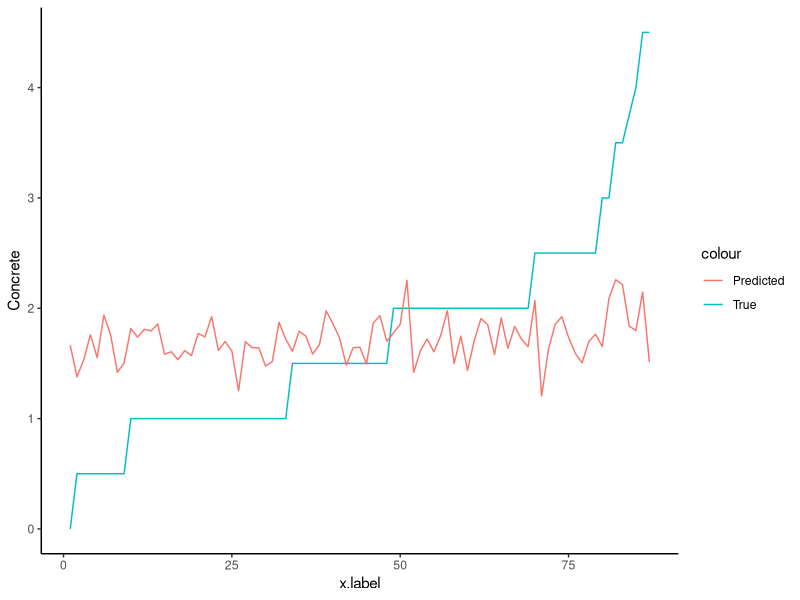

Reproduce this figure in R.
## ---- chunk 1
library(MASS)
library(ggplot2)
## ---- chunk 2
df <- read.csv('../data/Concrete_Discrete_16032021.csv')
## ---- chunk 3
df <- df[which(df$invalid_response==0),]
df <- within(df, rm("Response.x", "Steps", "Effective", "Emotion", "invalid_response", "Age.r", "Concrete.Level", "Concrete.Low", "Concrete.Medium", "Concrete.High"))

df$IsolationDays.0 <- as.numeric(df$IsolationDays.0)
df <- na.omit(df)
summary(df)
## ---- chunk 4
set.seed(5014)
test.idx <- sample(nrow(df), floor(nrow(df)*0.1))
df.train <- df[-test.idx,]
df.test <- df[test.idx,]

c(nrow(df.train), nrow(df.test))
## ---- chunk 5
concrete.lm <- lm(Concrete ~ ., df.train)
concrete.ss <- lm(Concrete ~ 1, df.train)
concrete.ss <- step(concrete.ss, scope=list(upper=concrete.lm), trace=0)

summary(concrete.ss)
## ---- chunk 6
concrete.pred.train <- predict(concrete.ss)
concrete.pred.test <- predict(concrete.ss, newdata=df.test, type="response")

# RMSE calculation
sqrt(mean((concrete.pred.train-df.train$Concrete)^2))
sqrt(mean((concrete.pred.test-df.test$Concrete)^2))
## ---- chunk 7
df.test$ConcretePred <- concrete.pred.test
df.test <- df.test[order(df.test$Concrete),]

x.label <- 1:dim(df.test)[1]

ggplot(df.test, aes(x=x.label)) + 
  geom_line(aes(y=Concrete, color="True")) + 
  geom_line(aes(y=ConcretePred, color="Predicted")) +
  theme_classic()
